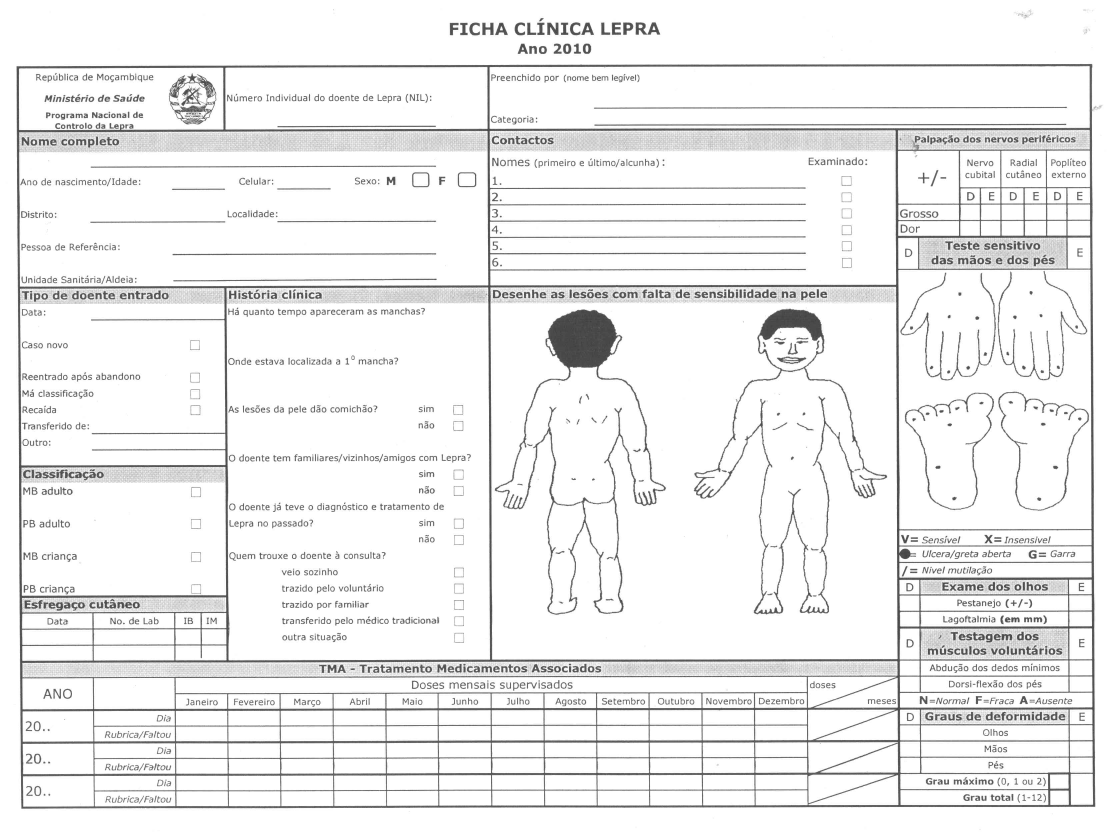
#> input picture countries/mozambique/template.jpg, 3332 x 2502 px, given in place of form16.jpg, which was not available (shown at 1/3 size)
$ python gate_calibration.py   (older library calls are emulated)
#> lines starting #> are read from the running program, lines starting #| are printed output that depends on the picture
#> in main, image is the input picture: shape (2502, 3332, 3); min 14, max 255, mean 238.8
### core/settings.py
"""Runtime settings. One place, environment first, no silent defaults for paths."""

from __future__ import annotations

import os
from pathlib import Path

ROOT = Path(__file__).resolve().parents[1]


def _load_dotenv(path: Path) -> None:
    """Minimal .env reader. Keeps the repo free of python-dotenv."""
    if not path.exists():
        return
    for line in path.read_text().splitlines():
        line = line.strip()
        if not line or line.startswith("#") or "=" not in line:
            continue
        key, value = line.split("=", 1)
        key = key.strip()
        value = value.strip().strip('"').strip("'")
        os.environ.setdefault(key, value)


_load_dotenv(ROOT / ".env")

DATABASE_URL = os.environ.get(
    "DATABASE_URL", "postgresql+pg8000://sam@127.0.0.1:55432/hanna_dev"
)
IMAGES_DIR = Path(
    os.environ.get(
        "HANNA_IMAGES_DIR",
        "/home/sam/Documents/hanna_project/hanna_archive/versions/v4_hanna3_2025-2026/test_forms",
    )
)
OUTPUT_DIR = Path(os.environ.get("HANNA_OUTPUT_DIR", str(ROOT / "output")))
COUNTRIES_DIR = ROOT / "countries"
# Country data (ground truth, identifying sidecars) is not source. It lives
# outside the repository; the portal will hold it per country at the same shape.
COUNTRY_DATA_DIR = Path(
    os.environ.get("HANNA_COUNTRY_DATA", str(ROOT / "country_data"))
)
CONCEPTS_PATH = ROOT / "docs" / "concepts" / "concepts.yaml"

# Web layer (Phase 1). Uploads land outside the repo; images are served only through
# signed URLs, never a static directory mount.
UPLOAD_DIR = Path(os.environ.get("HANNA_UPLOAD_DIR", str(OUTPUT_DIR / "uploads")))
MAX_UPLOAD_BYTES = int(os.environ.get("HANNA_MAX_UPLOAD_BYTES", str(12 * 1024 * 1024)))
MIN_UPLOAD_LONG_EDGE = int(os.environ.get("HANNA_MIN_UPLOAD_LONG_EDGE", "1200"))
IMAGE_RETENTION_DAYS = int(os.environ.get("HANNA_IMAGE_RETENTION_DAYS", "30"))
SIGNING_KEY_PATH = Path(
    os.environ.get("HANNA_SIGNING_KEY", str(OUTPUT_DIR / ".signing_key"))
)
SIGNED_URL_TTL_SECONDS = int(os.environ.get("HANNA_SIGNED_URL_TTL", "900"))

OPENROUTER_BASE_URL = os.environ.get(
    "OPENROUTER_BASE_URL", "https://openrouter.ai/api/v1"
)
OPENROUTER_API_KEY = os.environ.get("OPENROUTER_API_KEY", "")

# The table reader lives on the HANNA box: MINERU_URL is the full endpoint, e.g.
# https://<workspace>--hanna-box-box.<region>.modal.run/parse/mineru
MINERU_URL = os.environ.get("MINERU_URL", "")
MINERU_KEY = os.environ.get("MINERU_KEY", "")

# Tier 2 geocoding. Empty disables it, which is the default: a query carries a place
# name, so it is opt-in per deployment. Local Nominatim: http://127.0.0.1:8080
NOMINATIM_URL = os.environ.get("NOMINATIM_URL", "")

# The local OSM import (osm2pgsql of the country extract) — tier 2's workhorse.
# Separate database from the ledger; see tools/build_osm_extract.sh.
OSM_DATABASE_URL = os.environ.get(
    "OSM_DATABASE_URL", "postgresql+pg8000://sam@127.0.0.1:55432/hanna_osm"
)

# The self-hosted box (modal profiles). Primary for the VLM blocks; OpenRouter
# remains the fallback provider.
MODAL_BOX_URL = os.environ.get("HANNA_BOX_URL", "")
MODAL_BOX_KEY = os.environ.get("HANNA_BOX_KEY", "")

# Which routing file a run uses. The box deployment points this at the box
# routing; OpenRouter stays the default so a plain checkout behaves as before.
ROUTING_FILE = os.environ.get("HANNA_ROUTING_FILE", "routing.yaml")

# A local mineru-api (JSON + local source) instead of the box proxy (multipart). Set this
# for local experimentation: MINERU_LOCAL_BASE=http://127.0.0.1:8001
MINERU_LOCAL_BASE = os.environ.get("MINERU_LOCAL_BASE", "")

# Authentication (D-2026-11-17-04). Secure cookies on the VPS; plain HTTP locally.
SESSION_COOKIE = os.environ.get("HANNA_SESSION_COOKIE", "hanna_session")
SESSION_TTL_DAYS = int(os.environ.get("HANNA_SESSION_TTL_DAYS", "90"))
COOKIE_SECURE = os.environ.get("HANNA_COOKIE_SECURE", "0") == "1"
INVITE_TTL_DAYS = int(os.environ.get("HANNA_INVITE_TTL_DAYS", "7"))

# Outgoing mail (ZeptoMail SMTP relay). Leave empty to disable sending.
SMTP_HOST = os.environ.get("ZEPTOMAIL_SMTP_HOST", "")
SMTP_PORT = int(os.environ.get("ZEPTOMAIL_SMTP_PORT", "465"))
SMTP_USER = os.environ.get("ZEPTOMAIL_SMTP_USER", "emailapikey")
SMTP_PASSWORD = os.environ.get("ZEPTOMAIL_SMTP_PASSWORD", "")
MAIL_FROM = os.environ.get("ZEPTOMAIL_FROM", "support@lastmileroad.org")

# The official portal: a field user signs in with their MoH ID (no password).
FIELD_SESSION_COOKIE = os.environ.get("HANNA_FIELD_COOKIE", "hanna_field")
FIELD_SESSION_TTL_DAYS = int(os.environ.get("HANNA_FIELD_SESSION_TTL_DAYS", "30"))
# On the VPS and any public host this is 1: capture requires an identity.
AUTH_REQUIRED = os.environ.get("HANNA_AUTH_REQUIRED", "0") == "1"

# Desktop accounts are invitation-only. The country QR registers field users,
# not accounts. Set to 1 only for a throwaway local experiment.
ALLOW_OPEN_REGISTRATION = os.environ.get("HANNA_ALLOW_OPEN_REGISTRATION", "0") == "1"

# Where new country messages are announced (best effort).
NOTIFY_EMAIL = os.environ.get("HANNA_NOTIFY_EMAIL", os.environ.get("ZEPTOMAIL_FROM", ""))

# Zulip discussion (organization cloud). Channel ids are integers in URLs.
ZULIP_SITE = os.environ.get("ZULIP_SITE", "").rstrip("/")
ZULIP_BOT_EMAIL = os.environ.get("ZULIP_BOT_EMAIL", "")
ZULIP_BOT_KEY = os.environ.get("ZULIP_BOT_KEY", "")
ZULIP_CHANNEL_GENERAL = os.environ.get("ZULIP_CHANNEL_GENERAL", "")
ZULIP_CHANNEL_MOZAMBIQUE = os.environ.get("ZULIP_CHANNEL_MOZAMBIQUE", "")
ZULIP_CHANNEL_ANNOUNCEMENTS = os.environ.get("ZULIP_CHANNEL_ANNOUNCEMENTS", "")

### benchmarks/gate_calibration.py
"""Client-side gate calibration: which metrics move when a capture goes wrong?

Phase 0 measurement, 2026-10-29. No model calls: this measures the cheap 600 px checks a
phone can run before uploading, against deliberately damaged copies of the real cards.
It answers "does the gate see this?" — not "would the model have failed?". The second
question needs the resolution sweep and is reported with it.

    python benchmarks/gate_calibration.py
    python benchmarks/gate_calibration.py --forms form16,form21 --out output/gate_calibration
"""

from __future__ import annotations

import argparse
import json
import sys
from pathlib import Path

import cv2
import numpy as np

ROOT = Path(__file__).resolve().parents[1]
sys.path.insert(0, str(ROOT))

from core import settings  # noqa: E402

DEFAULT_FORMS = ["form16", "form19", "form21", "form22", "form23", "form25", "form30"]
THUMB_LONG_EDGE = 600


def thumbnail(image: np.ndarray) -> np.ndarray:
    height, width = image.shape[:2]
    scale = THUMB_LONG_EDGE / max(height, width)
    return cv2.resize(image, (round(width * scale), round(height * scale)),
                      interpolation=cv2.INTER_AREA)


def metrics(image: np.ndarray) -> dict:
    thumb = thumbnail(image)
    gray = cv2.cvtColor(thumb, cv2.COLOR_BGR2GRAY)
    laplacian = cv2.Laplacian(gray, cv2.CV_64F)
    saturated = np.all(thumb >= 250, axis=2)

    edges = cv2.Canny(gray, 60, 160)
    edges = cv2.dilate(edges, np.ones((3, 3), np.uint8), iterations=1)
    contours, _ = cv2.findContours(edges, cv2.RETR_EXTERNAL, cv2.CHAIN_APPROX_SIMPLE)
    area_fraction = 0.0
    if contours:
        largest = max(contours, key=cv2.contourArea)
        hull = cv2.convexHull(largest)
        area_fraction = float(cv2.contourArea(hull)) / (thumb.shape[0] * thumb.shape[1])

    return {
        "brightness_mean": round(float(gray.mean()), 1),
        "brightness_std": round(float(gray.std()), 1),
        "blur_laplacian_var": round(float(laplacian.var()), 1),
        "glare_fraction": round(float(saturated.mean()), 4),
        "edge_area_fraction": round(area_fraction, 3),
    }


def defects(image: np.ndarray) -> dict[str, np.ndarray]:
    height, width = image.shape[:2]
#> height = 2502; width = 3332
    long_edge = max(height, width)
#> long_edge = 3332

    blurred = cv2.GaussianBlur(image, (0, 0), sigmaX=0.0016 * long_edge)
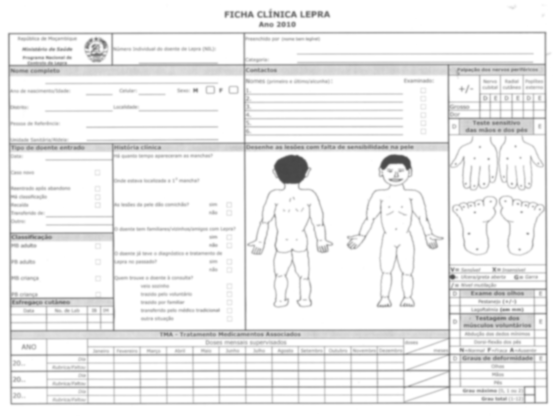
#> blurred: shape (2502, 3332, 3) (shown at 1/6 size); min 70, max 255, mean 238.8
    dark = np.clip(image.astype(np.float32) * 0.35, 0, 255).astype(np.uint8)
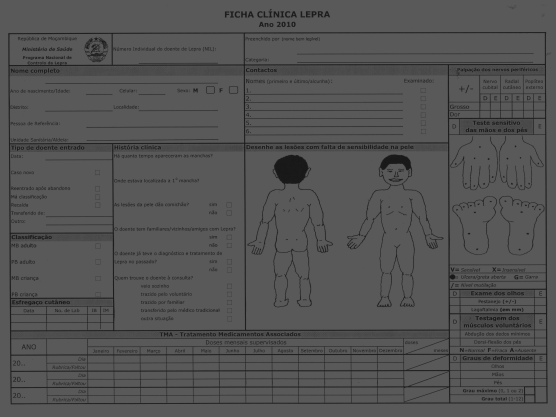
#> dark: shape (2502, 3332, 3) (shown at 1/6 size); min 4, max 89, mean 83.3
    bright = np.clip(image.astype(np.float32) + 90, 0, 255).astype(np.uint8)
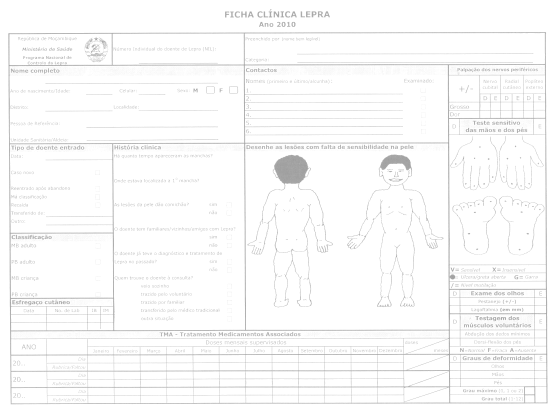
#> bright: shape (2502, 3332, 3) (shown at 1/6 size); min 104, max 255, mean 249.7

    glare = image.copy()
    cv2.ellipse(
        glare,
        (int(width * 0.35), int(height * 0.3)),
        (int(width * 0.18), int(height * 0.12)),
        15, 0, 360, (255, 255, 255), -1,
    )

    matrix = cv2.getRotationMatrix2D((width / 2, height / 2), 3.0, 1.0)
#> matrix = [[0.999, 0.0523, -63.19], [-0.0523, 0.999, 88.91]]
    rotated = cv2.warpAffine(image, matrix, (width, height), borderMode=cv2.BORDER_REPLICATE)
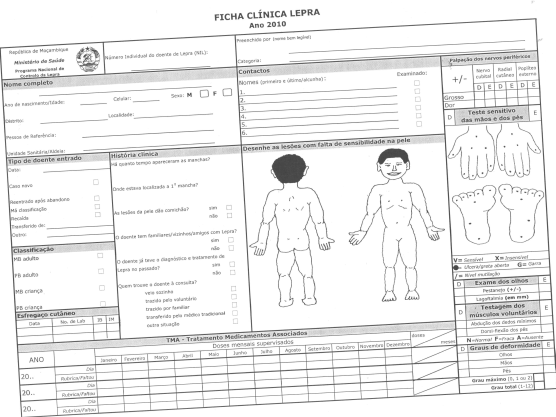
#> rotated: shape (2502, 3332, 3) (shown at 1/6 size); min 44, max 255, mean 238.8

    clipped = image[:, int(width * 0.12):]

    return {
        "baseline": image,
        "blurred": blurred,
        "dark": dark,
        "overexposed": bright,
        "glare": glare,
        "rotated_3deg": rotated,
        "card_clipped_12pct": clipped,
    }


def main() -> None:
    ap = argparse.ArgumentParser()
    ap.add_argument("--forms", default=",".join(DEFAULT_FORMS))
    ap.add_argument("--out", default=str(ROOT / "output" / "gate_calibration"))
    args = ap.parse_args()
    out = Path(args.out)
    out.mkdir(parents=True, exist_ok=True)

    forms = [f.strip() for f in args.forms.split(",") if f.strip()]
    rows: list[dict] = []
    for form in forms:
        path = settings.IMAGES_DIR / f"{form}.jpg"
        image = cv2.imread(str(path))
        if image is None:
            print(f"missing: {path}")
            continue
        for name, variant in defects(image).items():
            row = {"form": form, "variant": name, **metrics(variant)}
            rows.append(row)
            print(
                f"{form:8s} {name:18s} bright={row['brightness_mean']:6.1f} "
                f"blur={row['blur_laplacian_var']:8.1f} "
                f"glare={row['glare_fraction']:.4f} area={row['edge_area_fraction']:.3f}",
                flush=True,
            )
#> this loop made 7 passes
#> (printed output is left out)
#> after the loop, rows = 7 items
#> pass 2 of the loop in main, `for form in forms:`:
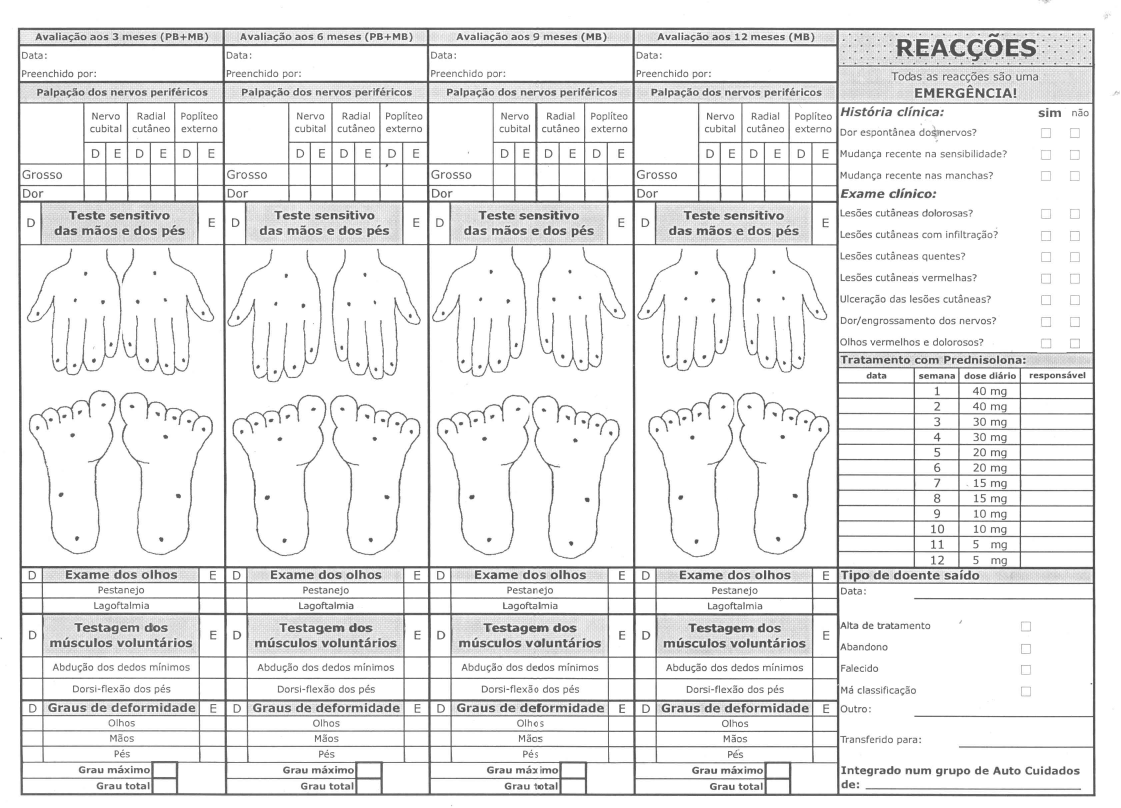
#> input picture countries/mozambique/template.back_original.jpg, 3363 x 2424 px, given in place of form19.jpg, which was not available (shown at 1/3 size)
#> in main, image is the input picture: shape (2424, 3363, 3); min 16, max 255, mean 234.3
#> in defects (call 2), `height, width = image.shape[:2]`: height = 2424; width = 3363
#> blurred: shape (2424, 3363, 3)
#> dark: shape (2424, 3363, 3)
#> in defects (call 2), `bright = np.clip(image.astype(np.float32) + 90, 0, 255).astype(np.uint8)`:
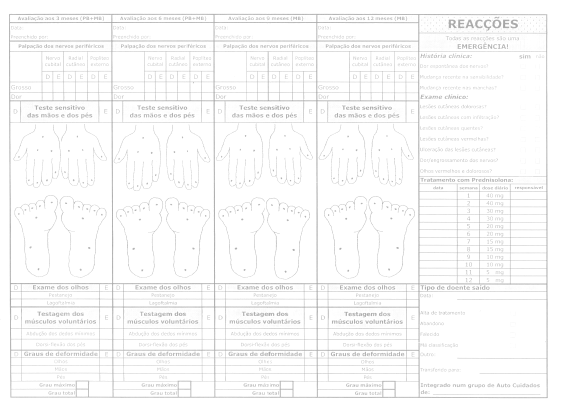
#> bright: shape (2424, 3363, 3) (shown at 1/6 size); min 106, max 255, mean 248.6
#> matrix = [[0.999, 0.0523, -61.13], [-0.0523, 0.999, 89.66]]
#> in defects (call 2), `rotated = cv2.warpAffine(image, matrix, (width, height), borderMode=cv..`:
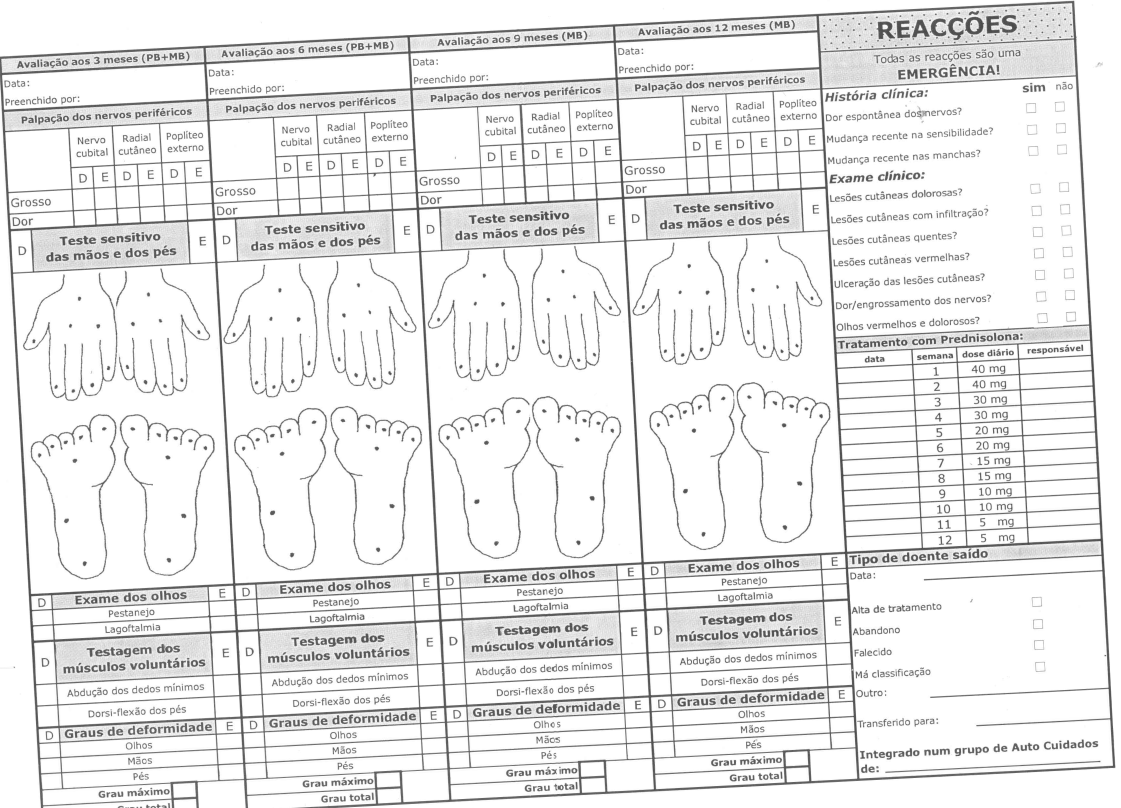
#> rotated: shape (2424, 3363, 3) (shown at 1/3 size); min 24, max 255, mean 234.4
#> the loop in main, `for name, variant in defects(image).items():` made 7 passes
#> (name, area_fraction in metrics) on passes 1 to 4: ('baseline', 0.924), ('blurred', 0.926), ('dark', 0.924), ('overexposed', 0.924)
#> (printed output is left out)
#> after the loop in main, `for name, variant in defects(image).items():`: rows = 14 items

    (out / "results.json").write_text(json.dumps(rows, indent=2))

    variants = list(dict.fromkeys(r["variant"] for r in rows))
    print("\nmedian across forms")
    print(f"{'variant':20s} {'bright':>7s} {'blur':>9s} {'glare':>7s} {'area':>6s}")
    for variant in variants:
        subset = [r for r in rows if r["variant"] == variant]
        median = lambda key: float(np.median([r[key] for r in subset]))  # noqa: E731
        print(
            f"{variant:20s} {median('brightness_mean'):7.1f} "
            f"{median('blur_laplacian_var'):9.1f} {median('glare_fraction'):7.4f} "
            f"{median('edge_area_fraction'):6.3f}"
        )
    print(f"\nwritten: {out / 'results.json'}")


if __name__ == "__main__":
    main()
